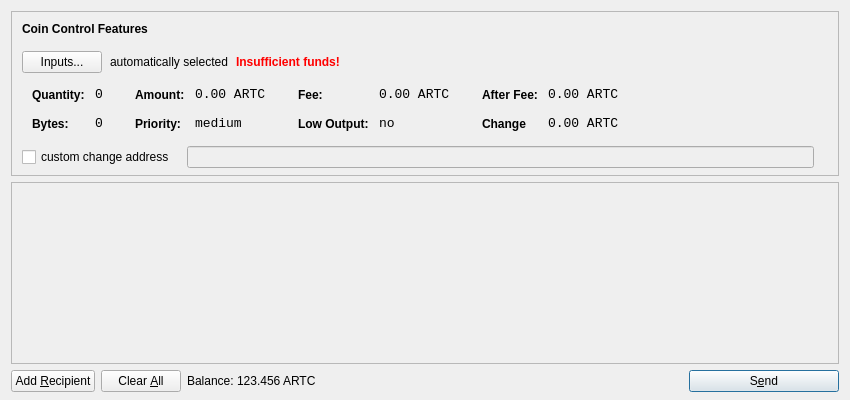
<?xml version="1.0" encoding="UTF-8"?>
<ui version="4.0">
 <class>SendCoinsDialog</class>
 <widget class="QDialog" name="SendCoinsDialog">
  <property name="geometry">
   <rect>
    <x>0</x>
    <y>0</y>
    <width>850</width>
    <height>400</height>
   </rect>
  </property>
  <property name="windowTitle">
   <string>Send Coins</string>
  </property>
  <layout class="QVBoxLayout" name="verticalLayout" stretch="0,1,0">
   <property name="bottomMargin">
    <number>8</number>
   </property>
   <item>
    <widget class="QFrame" name="frameCoinControl">
     <property name="sizePolicy">
      <sizepolicy hsizetype="Expanding" vsizetype="Expanding">
       <horstretch>0</horstretch>
       <verstretch>0</verstretch>
      </sizepolicy>
     </property>
     <property name="maximumSize">
      <size>
       <width>16777215</width>
       <height>16777215</height>
      </size>
     </property>
     <property name="frameShape">
      <enum>QFrame::StyledPanel</enum>
     </property>
     <property name="frameShadow">
      <enum>QFrame::Sunken</enum>
     </property>
     <layout class="QVBoxLayout" name="verticalLayoutCoinControl2">
      <property name="spacing">
       <number>-1</number>
      </property>
      <property name="leftMargin">
       <number>0</number>
      </property>
      <property name="topMargin">
       <number>0</number>
      </property>
      <property name="rightMargin">
       <number>0</number>
      </property>
      <property name="bottomMargin">
       <number>6</number>
      </property>
      <item>
       <layout class="QVBoxLayout" name="verticalLayoutCoinControl" stretch="0,0,0,0,1">
        <property name="spacing">
         <number>0</number>
        </property>
        <property name="leftMargin">
         <number>10</number>
        </property>
        <property name="topMargin">
         <number>10</number>
        </property>
        <item>
         <layout class="QHBoxLayout" name="horizontalLayoutCoinControl1">
          <property name="bottomMargin">
           <number>15</number>
          </property>
          <item>
           <widget class="QLabel" name="labelCoinControlFeatures">
            <property name="sizePolicy">
             <sizepolicy hsizetype="Preferred" vsizetype="Maximum">
              <horstretch>0</horstretch>
              <verstretch>0</verstretch>
             </sizepolicy>
            </property>
            <property name="font">
             <font>
              <weight>75</weight>
              <bold>true</bold>
             </font>
            </property>
            <property name="styleSheet">
             <string notr="true">font-weight:bold;</string>
            </property>
            <property name="text">
             <string>Coin Control Features</string>
            </property>
           </widget>
          </item>
         </layout>
        </item>
        <item>
         <layout class="QHBoxLayout" name="horizontalLayoutCoinControl2" stretch="0,0,0,0">
          <property name="spacing">
           <number>8</number>
          </property>
          <property name="bottomMargin">
           <number>10</number>
          </property>
          <item>
           <widget class="QPushButton" name="pushButtonCoinControl">
            <property name="styleSheet">
             <string notr="true"/>
            </property>
            <property name="text">
             <string>Inputs...</string>
            </property>
           </widget>
          </item>
          <item>
           <widget class="QLabel" name="labelCoinControlAutomaticallySelected">
            <property name="text">
             <string>automatically selected</string>
            </property>
            <property name="margin">
             <number>5</number>
            </property>
           </widget>
          </item>
          <item>
           <widget class="QLabel" name="labelCoinControlInsuffFunds">
            <property name="font">
             <font>
              <weight>75</weight>
              <bold>true</bold>
             </font>
            </property>
            <property name="styleSheet">
             <string notr="true">color:red;font-weight:bold;</string>
            </property>
            <property name="text">
             <string>Insufficient funds!</string>
            </property>
            <property name="margin">
             <number>5</number>
            </property>
           </widget>
          </item>
          <item>
           <spacer name="horizontalSpacerCoinControl">
            <property name="orientation">
             <enum>Qt::Horizontal</enum>
            </property>
            <property name="sizeHint" stdset="0">
             <size>
              <width>40</width>
              <height>1</height>
             </size>
            </property>
           </spacer>
          </item>
         </layout>
        </item>
        <item>
         <widget class="QWidget" name="widgetCoinControl" native="true">
          <property name="sizePolicy">
           <sizepolicy hsizetype="Preferred" vsizetype="Preferred">
            <horstretch>0</horstretch>
            <verstretch>0</verstretch>
           </sizepolicy>
          </property>
          <property name="minimumSize">
           <size>
            <width>0</width>
            <height>0</height>
           </size>
          </property>
          <property name="styleSheet">
           <string notr="true"/>
          </property>
          <layout class="QHBoxLayout" name="horizontalLayoutCoinControl5">
           <property name="margin">
            <number>0</number>
           </property>
           <item>
            <layout class="QHBoxLayout" name="horizontalLayoutCoinControl3" stretch="0,0,0,1">
             <property name="spacing">
              <number>20</number>
             </property>
             <property name="topMargin">
              <number>0</number>
             </property>
             <property name="bottomMargin">
              <number>10</number>
             </property>
             <item>
              <layout class="QFormLayout" name="formLayoutCoinControl1">
               <property name="horizontalSpacing">
                <number>10</number>
               </property>
               <property name="verticalSpacing">
                <number>14</number>
               </property>
               <property name="leftMargin">
                <number>10</number>
               </property>
               <property name="topMargin">
                <number>4</number>
               </property>
               <property name="rightMargin">
                <number>6</number>
               </property>
               <item row="0" column="0">
                <widget class="QLabel" name="labelCoinControlQuantityText">
                 <property name="styleSheet">
                  <string notr="true">font-weight:bold;</string>
                 </property>
                 <property name="text">
                  <string>Quantity:</string>
                 </property>
                 <property name="margin">
                  <number>0</number>
                 </property>
                </widget>
               </item>
               <item row="0" column="1">
                <widget class="QLabel" name="labelCoinControlQuantity">
                 <property name="font">
                  <font>
                   <family>Monospace</family>
                   <pointsize>10</pointsize>
                  </font>
                 </property>
                 <property name="cursor">
                  <cursorShape>IBeamCursor</cursorShape>
                 </property>
                 <property name="contextMenuPolicy">
                  <enum>Qt::ActionsContextMenu</enum>
                 </property>
                 <property name="text">
                  <string>0</string>
                 </property>
                 <property name="margin">
                  <number>0</number>
                 </property>
                 <property name="textInteractionFlags">
                  <set>Qt::LinksAccessibleByMouse|Qt::TextSelectableByKeyboard|Qt::TextSelectableByMouse</set>
                 </property>
                </widget>
               </item>
               <item row="1" column="0">
                <widget class="QLabel" name="labelCoinControlBytesText">
                 <property name="styleSheet">
                  <string notr="true">font-weight:bold;</string>
                 </property>
                 <property name="text">
                  <string>Bytes:</string>
                 </property>
                </widget>
               </item>
               <item row="1" column="1">
                <widget class="QLabel" name="labelCoinControlBytes">
                 <property name="font">
                  <font>
                   <family>Monospace</family>
                   <pointsize>10</pointsize>
                  </font>
                 </property>
                 <property name="cursor">
                  <cursorShape>IBeamCursor</cursorShape>
                 </property>
                 <property name="contextMenuPolicy">
                  <enum>Qt::ActionsContextMenu</enum>
                 </property>
                 <property name="text">
                  <string>0</string>
                 </property>
                 <property name="textInteractionFlags">
                  <set>Qt::LinksAccessibleByMouse|Qt::TextSelectableByKeyboard|Qt::TextSelectableByMouse</set>
                 </property>
                </widget>
               </item>
              </layout>
             </item>
             <item>
              <layout class="QFormLayout" name="formLayoutCoinControl2">
               <property name="horizontalSpacing">
                <number>10</number>
               </property>
               <property name="verticalSpacing">
                <number>14</number>
               </property>
               <property name="leftMargin">
                <number>6</number>
               </property>
               <property name="topMargin">
                <number>4</number>
               </property>
               <property name="rightMargin">
                <number>6</number>
               </property>
               <item row="0" column="0">
                <widget class="QLabel" name="labelCoinControlAmountText">
                 <property name="styleSheet">
                  <string notr="true">font-weight:bold;</string>
                 </property>
                 <property name="text">
                  <string>Amount:</string>
                 </property>
                 <property name="margin">
                  <number>0</number>
                 </property>
                </widget>
               </item>
               <item row="0" column="1">
                <widget class="QLabel" name="labelCoinControlAmount">
                 <property name="font">
                  <font>
                   <family>Monospace</family>
                   <pointsize>10</pointsize>
                  </font>
                 </property>
                 <property name="cursor">
                  <cursorShape>IBeamCursor</cursorShape>
                 </property>
                 <property name="contextMenuPolicy">
                  <enum>Qt::ActionsContextMenu</enum>
                 </property>
                 <property name="text">
                  <string>0.00 ARTC</string>
                 </property>
                 <property name="textInteractionFlags">
                  <set>Qt::LinksAccessibleByMouse|Qt::TextSelectableByKeyboard|Qt::TextSelectableByMouse</set>
                 </property>
                </widget>
               </item>
               <item row="1" column="0">
                <widget class="QLabel" name="labelCoinControlPriorityText">
                 <property name="styleSheet">
                  <string notr="true">font-weight:bold;</string>
                 </property>
                 <property name="text">
                  <string>Priority:</string>
                 </property>
                </widget>
               </item>
               <item row="1" column="1">
                <widget class="QLabel" name="labelCoinControlPriority">
                 <property name="font">
                  <font>
                   <family>Monospace</family>
                   <pointsize>10</pointsize>
                  </font>
                 </property>
                 <property name="cursor">
                  <cursorShape>IBeamCursor</cursorShape>
                 </property>
                 <property name="contextMenuPolicy">
                  <enum>Qt::ActionsContextMenu</enum>
                 </property>
                 <property name="text">
                  <string>medium</string>
                 </property>
                 <property name="textInteractionFlags">
                  <set>Qt::LinksAccessibleByMouse|Qt::TextSelectableByKeyboard|Qt::TextSelectableByMouse</set>
                 </property>
                </widget>
               </item>
              </layout>
             </item>
             <item>
              <layout class="QFormLayout" name="formLayoutCoinControl3">
               <property name="horizontalSpacing">
                <number>10</number>
               </property>
               <property name="verticalSpacing">
                <number>14</number>
               </property>
               <property name="leftMargin">
                <number>6</number>
               </property>
               <property name="topMargin">
                <number>4</number>
               </property>
               <property name="rightMargin">
                <number>6</number>
               </property>
               <item row="0" column="0">
                <widget class="QLabel" name="labelCoinControlFeeText">
                 <property name="styleSheet">
                  <string notr="true">font-weight:bold;</string>
                 </property>
                 <property name="text">
                  <string>Fee:</string>
                 </property>
                 <property name="margin">
                  <number>0</number>
                 </property>
                </widget>
               </item>
               <item row="0" column="1">
                <widget class="QLabel" name="labelCoinControlFee">
                 <property name="font">
                  <font>
                   <family>Monospace</family>
                   <pointsize>10</pointsize>
                  </font>
                 </property>
                 <property name="cursor">
                  <cursorShape>IBeamCursor</cursorShape>
                 </property>
                 <property name="contextMenuPolicy">
                  <enum>Qt::ActionsContextMenu</enum>
                 </property>
                 <property name="text">
                  <string>0.00 ARTC</string>
                 </property>
                 <property name="textInteractionFlags">
                  <set>Qt::LinksAccessibleByMouse|Qt::TextSelectableByKeyboard|Qt::TextSelectableByMouse</set>
                 </property>
                </widget>
               </item>
               <item row="1" column="0">
                <widget class="QLabel" name="labelCoinControlLowOutputText">
                 <property name="styleSheet">
                  <string notr="true">font-weight:bold;</string>
                 </property>
                 <property name="text">
                  <string>Low Output:</string>
                 </property>
                </widget>
               </item>
               <item row="1" column="1">
                <widget class="QLabel" name="labelCoinControlLowOutput">
                 <property name="font">
                  <font>
                   <family>Monospace</family>
                   <pointsize>10</pointsize>
                  </font>
                 </property>
                 <property name="cursor">
                  <cursorShape>IBeamCursor</cursorShape>
                 </property>
                 <property name="contextMenuPolicy">
                  <enum>Qt::ActionsContextMenu</enum>
                 </property>
                 <property name="text">
                  <string>no</string>
                 </property>
                 <property name="textInteractionFlags">
                  <set>Qt::LinksAccessibleByMouse|Qt::TextSelectableByKeyboard|Qt::TextSelectableByMouse</set>
                 </property>
                </widget>
               </item>
              </layout>
             </item>
             <item>
              <layout class="QFormLayout" name="formLayoutCoinControl4">
               <property name="horizontalSpacing">
                <number>10</number>
               </property>
               <property name="verticalSpacing">
                <number>14</number>
               </property>
               <property name="leftMargin">
                <number>6</number>
               </property>
               <property name="topMargin">
                <number>4</number>
               </property>
               <property name="rightMargin">
                <number>6</number>
               </property>
               <item row="0" column="0">
                <widget class="QLabel" name="labelCoinControlAfterFeeText">
                 <property name="styleSheet">
                  <string notr="true">font-weight:bold;</string>
                 </property>
                 <property name="text">
                  <string>After Fee:</string>
                 </property>
                 <property name="margin">
                  <number>0</number>
                 </property>
                </widget>
               </item>
               <item row="0" column="1">
                <widget class="QLabel" name="labelCoinControlAfterFee">
                 <property name="font">
                  <font>
                   <family>Monospace</family>
                   <pointsize>10</pointsize>
                  </font>
                 </property>
                 <property name="cursor">
                  <cursorShape>IBeamCursor</cursorShape>
                 </property>
                 <property name="contextMenuPolicy">
                  <enum>Qt::ActionsContextMenu</enum>
                 </property>
                 <property name="text">
                  <string>0.00 ARTC</string>
                 </property>
                 <property name="textInteractionFlags">
                  <set>Qt::LinksAccessibleByMouse|Qt::TextSelectableByKeyboard|Qt::TextSelectableByMouse</set>
                 </property>
                </widget>
               </item>
               <item row="1" column="0">
                <widget class="QLabel" name="labelCoinControlChangeText">
                 <property name="styleSheet">
                  <string notr="true">font-weight:bold;</string>
                 </property>
                 <property name="text">
                  <string>Change</string>
                 </property>
                </widget>
               </item>
               <item row="1" column="1">
                <widget class="QLabel" name="labelCoinControlChange">
                 <property name="font">
                  <font>
                   <family>Monospace</family>
                   <pointsize>10</pointsize>
                  </font>
                 </property>
                 <property name="cursor">
                  <cursorShape>IBeamCursor</cursorShape>
                 </property>
                 <property name="contextMenuPolicy">
                  <enum>Qt::ActionsContextMenu</enum>
                 </property>
                 <property name="text">
                  <string>0.00 ARTC</string>
                 </property>
                 <property name="textInteractionFlags">
                  <set>Qt::LinksAccessibleByMouse|Qt::TextSelectableByKeyboard|Qt::TextSelectableByMouse</set>
                 </property>
                </widget>
               </item>
              </layout>
             </item>
            </layout>
           </item>
          </layout>
         </widget>
        </item>
        <item>
         <layout class="QHBoxLayout" name="horizontalLayoutCoinControl4" stretch="0,0,0">
          <property name="spacing">
           <number>12</number>
          </property>
          <property name="sizeConstraint">
           <enum>QLayout::SetDefaultConstraint</enum>
          </property>
          <property name="topMargin">
           <number>5</number>
          </property>
          <property name="rightMargin">
           <number>5</number>
          </property>
          <item>
           <widget class="QCheckBox" name="checkBoxCoinControlChange">
            <property name="text">
             <string>custom change address</string>
            </property>
           </widget>
          </item>
          <item>
           <widget class="QLineEdit" name="lineEditCoinControlChange">
            <property name="enabled">
             <bool>false</bool>
            </property>
            <property name="sizePolicy">
             <sizepolicy hsizetype="Expanding" vsizetype="Fixed">
              <horstretch>0</horstretch>
              <verstretch>0</verstretch>
             </sizepolicy>
            </property>
           </widget>
          </item>
          <item>
           <widget class="QLabel" name="labelCoinControlChangeLabel">
            <property name="sizePolicy">
             <sizepolicy hsizetype="Preferred" vsizetype="Expanding">
              <horstretch>0</horstretch>
              <verstretch>0</verstretch>
             </sizepolicy>
            </property>
            <property name="minimumSize">
             <size>
              <width>0</width>
              <height>0</height>
             </size>
            </property>
            <property name="text">
             <string/>
            </property>
            <property name="margin">
             <number>3</number>
            </property>
           </widget>
          </item>
         </layout>
        </item>
        <item>
         <spacer name="verticalSpacerCoinControl">
          <property name="orientation">
           <enum>Qt::Vertical</enum>
          </property>
          <property name="sizeHint" stdset="0">
           <size>
            <width>800</width>
            <height>1</height>
           </size>
          </property>
         </spacer>
        </item>
       </layout>
      </item>
     </layout>
    </widget>
   </item>
   <item>
    <widget class="QScrollArea" name="scrollArea">
     <property name="widgetResizable">
      <bool>true</bool>
     </property>
     <widget class="QWidget" name="scrollAreaWidgetContents">
      <property name="geometry">
       <rect>
        <x>0</x>
        <y>0</y>
        <width>830</width>
        <height>165</height>
       </rect>
      </property>
      <layout class="QVBoxLayout" name="verticalLayout_2">
       <property name="margin">
        <number>0</number>
       </property>
       <item>
        <layout class="QVBoxLayout" name="entries">
         <property name="spacing">
          <number>6</number>
         </property>
        </layout>
       </item>
       <item>
        <spacer name="verticalSpacer">
         <property name="orientation">
          <enum>Qt::Vertical</enum>
         </property>
         <property name="sizeHint" stdset="0">
          <size>
           <width>20</width>
           <height>40</height>
          </size>
         </property>
        </spacer>
       </item>
      </layout>
     </widget>
    </widget>
   </item>
   <item>
    <layout class="QHBoxLayout" name="horizontalLayout">
     <item>
      <widget class="QPushButton" name="addButton">
       <property name="toolTip">
        <string>Send to multiple recipients at once</string>
       </property>
       <property name="text">
        <string>Add &amp;Recipient</string>
       </property>
       <property name="icon">
        <iconset resource="../bitcoin.qrc">
         <normaloff>:/icons/add</normaloff>:/icons/add</iconset>
       </property>
       <property name="autoDefault">
        <bool>false</bool>
       </property>
      </widget>
     </item>
     <item>
      <widget class="QPushButton" name="clearButton">
       <property name="sizePolicy">
        <sizepolicy hsizetype="Minimum" vsizetype="Fixed">
         <horstretch>0</horstretch>
         <verstretch>0</verstretch>
        </sizepolicy>
       </property>
       <property name="toolTip">
        <string>Remove all transaction fields</string>
       </property>
       <property name="text">
        <string>Clear &amp;All</string>
       </property>
       <property name="icon">
        <iconset resource="../bitcoin.qrc">
         <normaloff>:/icons/remove</normaloff>:/icons/remove</iconset>
       </property>
       <property name="autoRepeatDelay">
        <number>300</number>
       </property>
       <property name="autoDefault">
        <bool>false</bool>
       </property>
      </widget>
     </item>
     <item>
      <layout class="QHBoxLayout" name="horizontalLayout_2">
       <property name="spacing">
        <number>3</number>
       </property>
       <item>
        <widget class="QLabel" name="label">
         <property name="sizePolicy">
          <sizepolicy hsizetype="Preferred" vsizetype="Fixed">
           <horstretch>0</horstretch>
           <verstretch>0</verstretch>
          </sizepolicy>
         </property>
         <property name="text">
          <string>Balance:</string>
         </property>
        </widget>
       </item>
       <item>
        <widget class="QLabel" name="labelBalance">
         <property name="sizePolicy">
          <sizepolicy hsizetype="Preferred" vsizetype="Fixed">
           <horstretch>0</horstretch>
           <verstretch>0</verstretch>
          </sizepolicy>
         </property>
         <property name="cursor">
          <cursorShape>IBeamCursor</cursorShape>
         </property>
         <property name="text">
          <string>123.456 ARTC</string>
         </property>
         <property name="textInteractionFlags">
          <set>Qt::LinksAccessibleByMouse|Qt::TextSelectableByKeyboard|Qt::TextSelectableByMouse</set>
         </property>
        </widget>
       </item>
      </layout>
     </item>
     <item>
      <spacer name="horizontalSpacer">
       <property name="orientation">
        <enum>Qt::Horizontal</enum>
       </property>
       <property name="sizeHint" stdset="0">
        <size>
         <width>40</width>
         <height>20</height>
        </size>
       </property>
      </spacer>
     </item>
     <item>
      <widget class="QPushButton" name="sendButton">
       <property name="minimumSize">
        <size>
         <width>150</width>
         <height>0</height>
        </size>
       </property>
       <property name="toolTip">
        <string>Confirm the send action</string>
       </property>
       <property name="text">
        <string>S&amp;end</string>
       </property>
       <property name="icon">
        <iconset resource="../bitcoin.qrc">
         <normaloff>:/icons/send</normaloff>:/icons/send</iconset>
       </property>
       <property name="default">
        <bool>true</bool>
       </property>
      </widget>
     </item>
    </layout>
   </item>
  </layout>
 </widget>
 <resources>
  <include location="../bitcoin.qrc"/>
 </resources>
 <connections/>
</ui>
